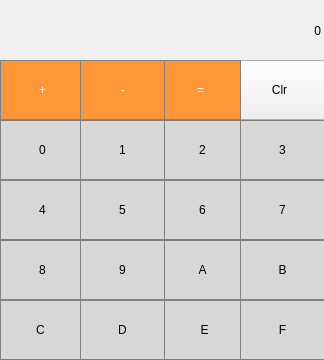
<?xml version="1.0" encoding="UTF-8"?>
<ui version="4.0">
 <class>MainWindow</class>
 <widget class="QMainWindow" name="MainWindow">
  <property name="geometry">
   <rect>
    <x>0</x>
    <y>0</y>
    <width>324</width>
    <height>360</height>
   </rect>
  </property>
  <property name="windowTitle">
   <string>MainWindow</string>
  </property>
  <widget class="QWidget" name="centralwidget">
   <widget class="QLabel" name="label">
    <property name="geometry">
     <rect>
      <x>0</x>
      <y>0</y>
      <width>321</width>
      <height>61</height>
     </rect>
    </property>
    <property name="layoutDirection">
     <enum>Qt::LeftToRight</enum>
    </property>
    <property name="styleSheet">
     <string notr="true">QLabel {
  qproperty-alignment: 'AlignVCenter | AlignRight';
  border: 1px solid gray;
}

background-color : blue;</string>
    </property>
    <property name="text">
     <string>0</string>
    </property>
    <property name="alignment">
     <set>Qt::AlignRight|Qt::AlignTrailing|Qt::AlignVCenter</set>
    </property>
   </widget>
   <widget class="QPushButton" name="pushButton_plus">
    <property name="geometry">
     <rect>
      <x>0</x>
      <y>60</y>
      <width>85</width>
      <height>60</height>
     </rect>
    </property>
    <property name="styleSheet">
     <string notr="true">QPushButton {
  background-color: rgb(255, 151, 57);
  color: white; 
  border: 1px solid gray;
}

QPushButton:pressed {
    background-color: qlineargradient(x1: 0, y1: 0, x2: 0, y2: 1,
                                      stop: 0 #FF7832, stop: 1 #FF9739);
}</string>
    </property>
    <property name="text">
     <string>+</string>
    </property>
   </widget>
   <widget class="QPushButton" name="pushButton_clear">
    <property name="geometry">
     <rect>
      <x>234</x>
      <y>60</y>
      <width>91</width>
      <height>60</height>
     </rect>
    </property>
    <property name="styleSheet">
     <string notr="true">QLabel {
  qproperty-alignment: 'AlignVCenter | AlignRight';
  border: 1px solid gray;
}

background-color : white;</string>
    </property>
    <property name="text">
     <string>Clr</string>
    </property>
   </widget>
   <widget class="QPushButton" name="pushButton_equals">
    <property name="geometry">
     <rect>
      <x>160</x>
      <y>60</y>
      <width>81</width>
      <height>60</height>
     </rect>
    </property>
    <property name="styleSheet">
     <string notr="true">QPushButton {
  background-color: rgb(255, 151, 57);
  color: white; 
  border: 1px solid gray;
}

QPushButton:pressed {
    background-color: qlineargradient(x1: 0, y1: 0, x2: 0, y2: 1,
                                      stop: 0 #FF7832, stop: 1 #FF9739);
}</string>
    </property>
    <property name="text">
     <string>=</string>
    </property>
   </widget>
   <widget class="QPushButton" name="pushButton_minus">
    <property name="geometry">
     <rect>
      <x>80</x>
      <y>60</y>
      <width>85</width>
      <height>60</height>
     </rect>
    </property>
    <property name="styleSheet">
     <string notr="true">QPushButton {
  background-color: rgb(255, 151, 57);
  color: white; 
  border: 1px solid gray;
}

QPushButton:pressed {
    background-color: qlineargradient(x1: 0, y1: 0, x2: 0, y2: 1,
                                      stop: 0 #FF7832, stop: 1 #FF9739);
}</string>
    </property>
    <property name="text">
     <string>-</string>
    </property>
   </widget>
   <widget class="QPushButton" name="pushButton_0">
    <property name="geometry">
     <rect>
      <x>0</x>
      <y>120</y>
      <width>85</width>
      <height>60</height>
     </rect>
    </property>
    <property name="styleSheet">
     <string notr="true">QPushButton {
  background-color: rgb(215, 215, 215);
  border: 1px solid gray;
}
QPushButton:pressed {
    background-color: qlineargradient(x1: 0, y1: 0, x2: 0, y2: 1,
                                      stop: 0 #BEBEBE, stop: 1 #D7D7D7);
}</string>
    </property>
    <property name="text">
     <string>0</string>
    </property>
   </widget>
   <widget class="QPushButton" name="pushButton_2">
    <property name="geometry">
     <rect>
      <x>160</x>
      <y>120</y>
      <width>85</width>
      <height>60</height>
     </rect>
    </property>
    <property name="styleSheet">
     <string notr="true">QPushButton {
  background-color: rgb(215, 215, 215);
  border: 1px solid gray;
}
QPushButton:pressed {
    background-color: qlineargradient(x1: 0, y1: 0, x2: 0, y2: 1,
                                      stop: 0 #BEBEBE, stop: 1 #D7D7D7);
}</string>
    </property>
    <property name="text">
     <string>2</string>
    </property>
   </widget>
   <widget class="QPushButton" name="pushButton_1">
    <property name="geometry">
     <rect>
      <x>80</x>
      <y>120</y>
      <width>85</width>
      <height>60</height>
     </rect>
    </property>
    <property name="styleSheet">
     <string notr="true">QPushButton {
  background-color: rgb(215, 215, 215);
  border: 1px solid gray;
}
QPushButton:pressed {
    background-color: qlineargradient(x1: 0, y1: 0, x2: 0, y2: 1,
                                      stop: 0 #BEBEBE, stop: 1 #D7D7D7);
}</string>
    </property>
    <property name="text">
     <string>1</string>
    </property>
   </widget>
   <widget class="QPushButton" name="pushButton_3">
    <property name="geometry">
     <rect>
      <x>240</x>
      <y>120</y>
      <width>85</width>
      <height>60</height>
     </rect>
    </property>
    <property name="styleSheet">
     <string notr="true">QPushButton {
  background-color: rgb(215, 215, 215);
  border: 1px solid gray;
}
QPushButton:pressed {
    background-color: qlineargradient(x1: 0, y1: 0, x2: 0, y2: 1,
                                      stop: 0 #BEBEBE, stop: 1 #D7D7D7);
}</string>
    </property>
    <property name="text">
     <string>3</string>
    </property>
   </widget>
   <widget class="QPushButton" name="pushButton_4">
    <property name="geometry">
     <rect>
      <x>0</x>
      <y>180</y>
      <width>85</width>
      <height>60</height>
     </rect>
    </property>
    <property name="styleSheet">
     <string notr="true">QPushButton {
  background-color: rgb(215, 215, 215);
  border: 1px solid gray;
}
QPushButton:pressed {
    background-color: qlineargradient(x1: 0, y1: 0, x2: 0, y2: 1,
                                      stop: 0 #BEBEBE, stop: 1 #D7D7D7);
}</string>
    </property>
    <property name="text">
     <string>4</string>
    </property>
   </widget>
   <widget class="QPushButton" name="pushButton_6">
    <property name="geometry">
     <rect>
      <x>160</x>
      <y>180</y>
      <width>85</width>
      <height>60</height>
     </rect>
    </property>
    <property name="styleSheet">
     <string notr="true">QPushButton {
  background-color: rgb(215, 215, 215);
  border: 1px solid gray;
}
QPushButton:pressed {
    background-color: qlineargradient(x1: 0, y1: 0, x2: 0, y2: 1,
                                      stop: 0 #BEBEBE, stop: 1 #D7D7D7);
}</string>
    </property>
    <property name="text">
     <string>6</string>
    </property>
   </widget>
   <widget class="QPushButton" name="pushButton_5">
    <property name="geometry">
     <rect>
      <x>80</x>
      <y>180</y>
      <width>85</width>
      <height>60</height>
     </rect>
    </property>
    <property name="styleSheet">
     <string notr="true">QPushButton {
  background-color: rgb(215, 215, 215);
  border: 1px solid gray;
}
QPushButton:pressed {
    background-color: qlineargradient(x1: 0, y1: 0, x2: 0, y2: 1,
                                      stop: 0 #BEBEBE, stop: 1 #D7D7D7);
}</string>
    </property>
    <property name="text">
     <string>5</string>
    </property>
   </widget>
   <widget class="QPushButton" name="pushButton_7">
    <property name="geometry">
     <rect>
      <x>240</x>
      <y>180</y>
      <width>85</width>
      <height>60</height>
     </rect>
    </property>
    <property name="styleSheet">
     <string notr="true">QPushButton {
  background-color: rgb(215, 215, 215);
  border: 1px solid gray;
}
QPushButton:pressed {
    background-color: qlineargradient(x1: 0, y1: 0, x2: 0, y2: 1,
                                      stop: 0 #BEBEBE, stop: 1 #D7D7D7);
}</string>
    </property>
    <property name="text">
     <string>7</string>
    </property>
   </widget>
   <widget class="QPushButton" name="pushButton_8">
    <property name="geometry">
     <rect>
      <x>0</x>
      <y>240</y>
      <width>85</width>
      <height>60</height>
     </rect>
    </property>
    <property name="styleSheet">
     <string notr="true">QPushButton {
  background-color: rgb(215, 215, 215);
  border: 1px solid gray;
}
QPushButton:pressed {
    background-color: qlineargradient(x1: 0, y1: 0, x2: 0, y2: 1,
                                      stop: 0 #BEBEBE, stop: 1 #D7D7D7);
}</string>
    </property>
    <property name="text">
     <string>8</string>
    </property>
   </widget>
   <widget class="QPushButton" name="pushButton_A">
    <property name="geometry">
     <rect>
      <x>160</x>
      <y>240</y>
      <width>85</width>
      <height>60</height>
     </rect>
    </property>
    <property name="styleSheet">
     <string notr="true">QPushButton {
  background-color: rgb(215, 215, 215);
  border: 1px solid gray;
}
QPushButton:pressed {
    background-color: qlineargradient(x1: 0, y1: 0, x2: 0, y2: 1,
                                      stop: 0 #BEBEBE, stop: 1 #D7D7D7);
}</string>
    </property>
    <property name="text">
     <string>A</string>
    </property>
   </widget>
   <widget class="QPushButton" name="pushButton_9">
    <property name="geometry">
     <rect>
      <x>80</x>
      <y>240</y>
      <width>85</width>
      <height>60</height>
     </rect>
    </property>
    <property name="styleSheet">
     <string notr="true">QPushButton {
  background-color: rgb(215, 215, 215);
  border: 1px solid gray;
}
QPushButton:pressed {
    background-color: qlineargradient(x1: 0, y1: 0, x2: 0, y2: 1,
                                      stop: 0 #BEBEBE, stop: 1 #D7D7D7);
}</string>
    </property>
    <property name="text">
     <string>9</string>
    </property>
   </widget>
   <widget class="QPushButton" name="pushButton_B">
    <property name="geometry">
     <rect>
      <x>240</x>
      <y>240</y>
      <width>85</width>
      <height>60</height>
     </rect>
    </property>
    <property name="styleSheet">
     <string notr="true">QPushButton {
  background-color: rgb(215, 215, 215);
  border: 1px solid gray;
}
QPushButton:pressed {
    background-color: qlineargradient(x1: 0, y1: 0, x2: 0, y2: 1,
                                      stop: 0 #BEBEBE, stop: 1 #D7D7D7);
}</string>
    </property>
    <property name="text">
     <string>B</string>
    </property>
   </widget>
   <widget class="QPushButton" name="pushButton_D">
    <property name="geometry">
     <rect>
      <x>80</x>
      <y>300</y>
      <width>85</width>
      <height>60</height>
     </rect>
    </property>
    <property name="styleSheet">
     <string notr="true">QPushButton {
  background-color: rgb(215, 215, 215);
  border: 1px solid gray;
}
QPushButton:pressed {
    background-color: qlineargradient(x1: 0, y1: 0, x2: 0, y2: 1,
                                      stop: 0 #BEBEBE, stop: 1 #D7D7D7);
}</string>
    </property>
    <property name="text">
     <string>D</string>
    </property>
   </widget>
   <widget class="QPushButton" name="pushButton_E">
    <property name="geometry">
     <rect>
      <x>164</x>
      <y>300</y>
      <width>81</width>
      <height>60</height>
     </rect>
    </property>
    <property name="styleSheet">
     <string notr="true">QPushButton {
  background-color: rgb(215, 215, 215);
  border: 1px solid gray;
}
QPushButton:pressed {
    background-color: qlineargradient(x1: 0, y1: 0, x2: 0, y2: 1,
                                      stop: 0 #BEBEBE, stop: 1 #D7D7D7);
}</string>
    </property>
    <property name="text">
     <string>E</string>
    </property>
   </widget>
   <widget class="QPushButton" name="pushButton_F">
    <property name="geometry">
     <rect>
      <x>240</x>
      <y>300</y>
      <width>85</width>
      <height>60</height>
     </rect>
    </property>
    <property name="styleSheet">
     <string notr="true">QPushButton {
  background-color: rgb(215, 215, 215);
  border: 1px solid gray;
}
QPushButton:pressed {
    background-color: qlineargradient(x1: 0, y1: 0, x2: 0, y2: 1,
                                      stop: 0 #BEBEBE, stop: 1 #D7D7D7);
}</string>
    </property>
    <property name="text">
     <string>F</string>
    </property>
   </widget>
   <widget class="QPushButton" name="pushButton_C">
    <property name="geometry">
     <rect>
      <x>0</x>
      <y>300</y>
      <width>81</width>
      <height>60</height>
     </rect>
    </property>
    <property name="styleSheet">
     <string notr="true">QPushButton {
  background-color: rgb(215, 215, 215);
  border: 1px solid gray;
}
QPushButton:pressed {
    background-color: qlineargradient(x1: 0, y1: 0, x2: 0, y2: 1,
                                      stop: 0 #BEBEBE, stop: 1 #D7D7D7);
}</string>
    </property>
    <property name="text">
     <string>C</string>
    </property>
   </widget>
  </widget>
 </widget>
 <resources/>
 <connections/>
</ui>
